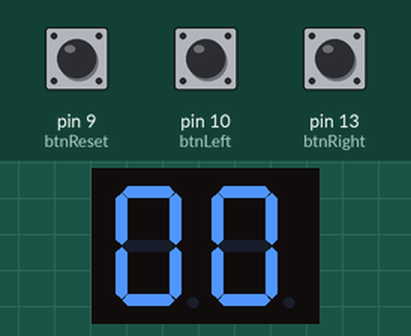
Recording of a sketch running on a simulated Arduino Uno, built with avr-gcc and run on an emulated ATmega328P. Shown: 2-digit seven-segment display. Wiring (inferred from the names in the program): 2-digit 7-segment display, segments lit when HIGH: segments pin 8, pin 6, pin 4, pin 3, pin 2, pin 7, pin 5; digit selects pin 11, pin 12. The test bench sets the inputs (shaded band); at power-on: pin 10 (btnLeft) LOW, pin 13 (btnRight) LOW, pin 9 (btnReset) LOW. The segment pins are drawn as the display they are named for.

Above: at 5.6 s.
5.7 s: pin 10 (btnLeft) pulled HIGH for 0.15 s
At 6.3 s:
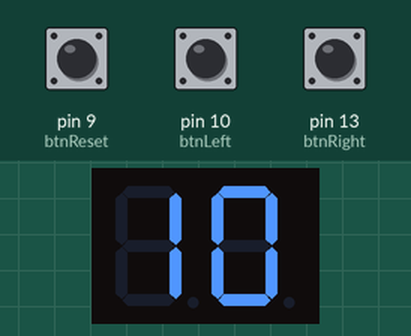
7.3 s: pin 13 (btnRight) pulled HIGH for 0.15 s
At 8.4 s:
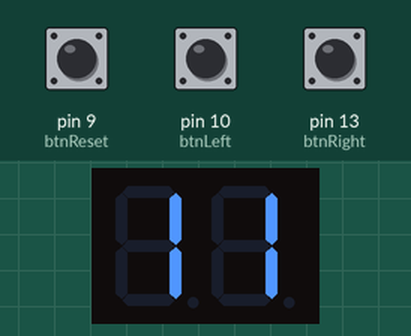
8.9 s: pin 9 (btnReset) pulled HIGH for 0.15 s
At 9.9 s:
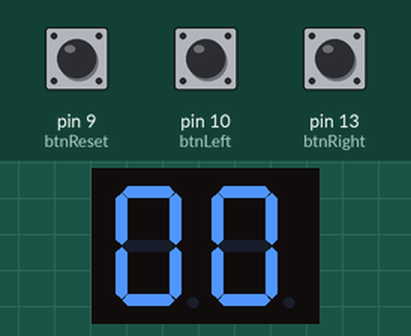
Timing chart, 0 to 11.9 s (numbered marks = the images above; inputs shaded):
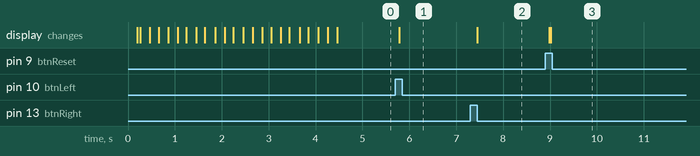

Measured:
- after the input at 5.7 s, the display: changes after 0.09 s (image 1)
- after the input at 7.3 s, the display: changes after 0.15 s (image 2)
- after the input at 8.9 s, the display: first changes after 0.08 s (image 3 shows a later state)

The sketch:

marcador.ino
```cpp
/*
 * marcador
 *
 * Sketch to control a scoring board.
 *
 * Inputs are 3 momentary buttons (left, right, and reset).
 * Outputs are 2 digits in a 4-digit 7-segment display.
 *
 * At the start, and when pressing resetm the score is 0-0.
 * Pressing the left button increases the left score.
 * Pressing the right button increases the right score.
 */

/*
 * Constants
 */

// Number of digits
const int NDIGITS = 10;

// Number of segments
const int NSEGMENTS = 7;

// Default delay in milliseconds
const int DELAY = 200;

/*
   These arrays will define how the digits 0-9 are
   represented in terms setting each of the 7 segments
   HIGH and LOW.
   In this 7-segment display, each segment is controlled
   as follows:

                         seg11

                   seg10       seg7

                         seg5

                   seg1        seg4

                         seg2
*/

const int digits[NDIGITS][NSEGMENTS] = {
  {HIGH, HIGH, HIGH,  LOW, HIGH, HIGH, HIGH},
  {LOW,  LOW,  HIGH,  LOW, HIGH, LOW,  LOW},
  {HIGH, HIGH, LOW,  HIGH, HIGH, LOW,  HIGH},
  {LOW,  HIGH, HIGH, HIGH, HIGH, LOW,  HIGH},
  {LOW,  LOW,  HIGH, HIGH, HIGH, HIGH,  LOW},
  {LOW,  HIGH, HIGH, HIGH, LOW, HIGH,  HIGH},
  {HIGH, HIGH, HIGH, HIGH, LOW, HIGH,  HIGH},
  {LOW,  LOW,  HIGH,  LOW, HIGH, LOW,  HIGH},
  {HIGH, HIGH, HIGH,  HIGH, HIGH, HIGH, HIGH},
  {LOW,  HIGH, HIGH,  HIGH, HIGH, HIGH, HIGH},
};


// We also need a symbol to clear all segments:
const int EMPTY[NSEGMENTS] = {LOW, LOW, LOW, LOW, LOW, LOW, LOW};

/*
 * Variables
 */

// Pins  control the 7-segment digits
int seg1;
int seg2;
int seg4;
int seg5;
int seg7;
int seg10;
int seg11;

// Pins to control the "channel"
// I.e. if the displayed digit is the one at the left or right
int selectLeft;
int selectRight;

// Pins to control the buttons
int btnLeft;
int btnRight;
int btnReset;

// Buttons and digit states

int buttonLeftState;
int buttonLeftLastState;
int currentDigitLeft;

int buttonRightState;
int buttonRightLastState;
int currentDigitRight;

int buttonResetState;
int buttonResetLastState;


/*
 * ************************
 * START AND LOOP FUNCTIONS
 * ************************
 */

/*
 * setup: Specifies what to do at startup.
 */
void setup() {

  // Assign 7 segments to pins
  seg1  = 2;
  seg2  = 3;
  seg4  = 4;
  seg5  = 5;
  seg7  = 6;
  seg10 = 7;
  seg11 = 8;

  // Assign channels to pins
  selectLeft  = 11;
  selectRight = 12;

  // Assign buttons to pins
  btnLeft  = 10;
  btnRight = 13;
  btnReset  = 9;

  // Init button states
  buttonLeftState = 0;
  buttonLeftLastState = 0;
  currentDigitLeft = 0;

  buttonRightState = 0;
  buttonRightLastState = 0;
  currentDigitRight = 0;

  buttonResetState = 0;
  buttonResetLastState = 0;

  // Set pin modes.
  // These are the 7 segment pins, thus --> output.
  pinMode (seg1,  OUTPUT);
  pinMode (seg2,  OUTPUT);
  pinMode (seg4,  OUTPUT);
  pinMode (seg5,  OUTPUT);
  pinMode (seg7,  OUTPUT);
  pinMode (seg10, OUTPUT);
  pinMode (seg11, OUTPUT);

  // 4-digit controller
  pinMode(selectLeft,  OUTPUT);
  pinMode(selectRight, OUTPUT);

  // Buttons
  pinMode (btnLeft, INPUT);
  pinMode (btnRight, INPUT);
  pinMode (btnReset, INPUT);

   // Init
   digitalWrite(selectLeft,  HIGH);
   digitalWrite(selectRight, HIGH);

   // Demo (so that user sees all numbers are displayed correctly)
   fulldemo(DELAY);
}

/*
 * loop: Specifies which action to repeat after startup
 */

void loop() {

  const int deltaBtn = 50; // Delay for pushbutton event
  const int deltaMux = 10; // Delay for digit multiplexing

  // Read button states
  buttonLeftState  = digitalRead(btnLeft);
  buttonRightState = digitalRead(btnRight);
  buttonResetState = digitalRead(btnReset);

  // If left button changed state, i.e. pressed
  if (buttonLeftState != buttonLeftLastState) {
    if (buttonLeftState == HIGH) {
      currentDigitLeft++; // Increase left digit value
      if (currentDigitLeft == NDIGITS) {
        currentDigitLeft = 0; // Set back to 0 after9
      }
    }
    delay(deltaBtn);
  }

  // If right button changed state, i.e. pressed
  if (buttonRightState != buttonRightLastState) {
    if (buttonRightState == HIGH) {
      currentDigitRight++; // Increase right value
      if (currentDigitRight == NDIGITS) {
        currentDigitRight = 0; // Set back to 0 after 9
      }
    }
    delay(deltaBtn);
  }

  // Record last states
  buttonLeftLastState  = buttonLeftState;
  buttonRightLastState = buttonRightState;

  // If reset button changed state (e.g. pressed)
  if (buttonResetState != buttonResetLastState) {
    if (buttonResetState == HIGH) {
      currentDigitLeft  = 0; // Set everything to 0
      currentDigitRight = 0;
    }
    delay(deltaBtn);
  }
  buttonResetLastState = buttonResetState; // Record state

  // Now write the digits which correspond to current values

  // Select left channel and print
  digitalWrite(selectRight, HIGH);
  digitalWrite(selectLeft,  LOW);
  print(currentDigitLeft);
  delay(deltaMux);

  // Select right channel and print
  digitalWrite(selectLeft, HIGH);
  digitalWrite(selectRight, LOW);
  print(currentDigitRight);
  delay(deltaMux);

}

/*
 * *****************
 * Utility functions
 * *****************
 */


/*
 * print7
 *
 * Print a 7-segment digit to the current channel.
 *
 *     arr: Array of int containing the HIGH/LOW values of each segment in
 *     ascending order (seg1, ...seg 11).
 */
void print7(int* arr) {
  digitalWrite(seg1,  arr[0]);
  digitalWrite(seg2,  arr[1]);
  digitalWrite(seg4,  arr[2]);
  digitalWrite(seg5,  arr[3]);
  digitalWrite(seg7,  arr[4]);
  digitalWrite(seg10, arr[5]);
  digitalWrite(seg11, arr[6]);
}

/*
 * print
 *
 * Print digit to current channel.
 *     n: Digit to print.
 */
void print(int n) {
  print7(digits[n]);
}

/*
 * clear
 *
 * Clear digit segments.
 */
void clear() {
  print7(EMPTY);
}

/*
 * demo
 *
 * Show demo (sweep numbers from 0 to 9 in current channel).
 *
 *     delta: delay between numbers (milliseconds)
 */
void demo(int delta) {

  for (int i=0; i<NDIGITS; i++) {
    print(i);
    delay(delta);
  }
  clear();
  delay(delta);

}

/*
 * fulldemo
 *
 * Sweep between numbers 0-9 first in left channel and then
 * in the right channel.
 *
 *     delta: delay between numbers (milliseconds)
 */
void fulldemo(int delta) {

  digitalWrite(selectRight, HIGH);
  digitalWrite(selectLeft,  LOW);

  demo(delta);

  digitalWrite(selectRight, LOW);
  digitalWrite(selectLeft,  HIGH);
  demo(delta);

  digitalWrite(selectRight, HIGH);
  digitalWrite(selectLeft,  HIGH);

}
```
